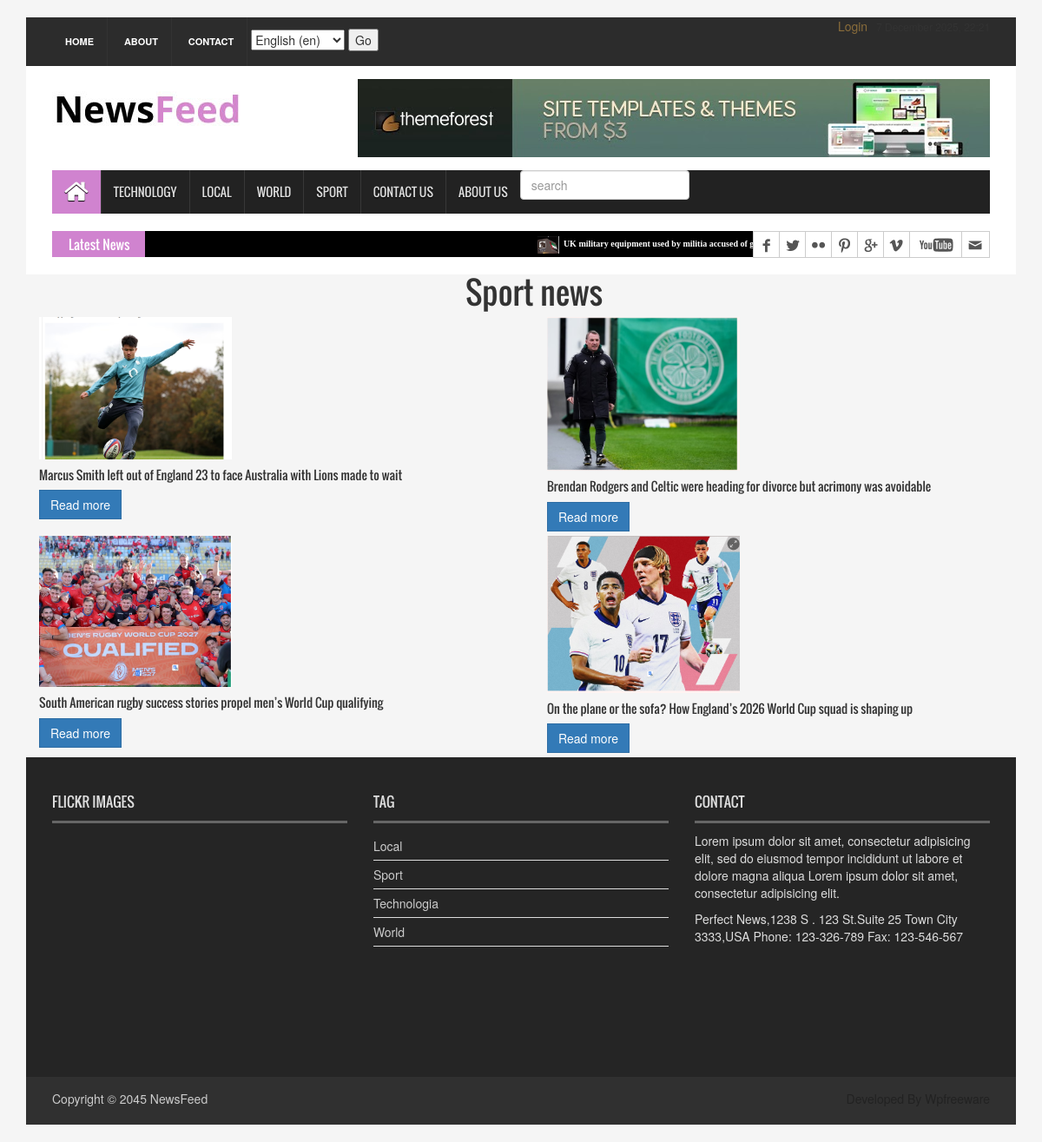
The page /sport/ on the database its author committed.
### news_app/models.py (models this page shows, shortened)
class News(models.Model):
    class Status(models.TextChoices):
        Draft = 'Dr','Draft'
        Published = 'Pb','Published'
    title = models.CharField(max_length=250)
    slug = models.SlugField(max_length=250)
    body = models.TextField()
    image = models.ImageField(upload_to='news/images')
    category = models.ForeignKey(Category,
                                 on_delete=models.CASCADE)
    publish_time=models.DateTimeField(default=timezone.now)
    created_time=models.DateTimeField(auto_now_add=True)
    updated_time=models.DateTimeField(auto_now=True)
    status = models.CharField(max_length=2,choices=Status.choices, default=Status.Draft)
    objects = models.Manager()
    published = PublishedManager()
    class Meta:
        ordering = ['-publish_time']
    def get_absolute_url(self):
        return reverse('news_detail', args={self.slug})

class Category(models.Model):
    name = models.CharField(max_length=150)

### news_app/views.py (the view)
# urls.py: path('sport/',SportNewsView.as_view(), name='sport_news'),
class SportNewsView(ListView):
    model = News
    template_name = 'news/sport_news.html'
    context_object_name = 'sport_news'
    def get_queryset(self):
        news=News.published.all().filter(category__name="Sport")
        return news

### news_app/context_processor.py (called while the page is built)
def latest_news(request):
    category_news = Category.objects.all()
    latest_news = News.published.all().order_by('-publish_time')[:10]
    context = {"latest_news": latest_news, "category_news": category_news}
    return context

### news_app/models.py (called while the page is built)
    def get_queryset(self):
        return super().get_queryset().filter(status=News.Status.Published)

### templates/news/sport_news.html (shortened to what this page needs)
{% extends 'news/base.html' %}
{% load static %}
{% block content %}
<div class="container py-5">
<h1 class="text-center mb-4">Sport news </h1>
<div class="row g-4">
   {% for news in sport_news %}
    <div class="col-nd-4 col-sm-6 col-12">
    <div class="card h-100 shadow-sm border-0 rounded-4 overflow-hidden">
            <a href="{{ news.get_absolute_url }}">
            <img src="{{ news.image.url }}" class="card-ing-top" alt="{{ news.title }}" style="width: 40%" >
            </a>
        <div class="card-body d-flex flex-column justify-content-between">
            <h5 class="card-title text-dark fw-bold"> {{ news.title }}</h5>
            <a href="{{ news.get_absolute_url }}" class="btn btn-primary w-100 mt-2 rounded-pill"> Read more</a>
        </div>
    </div>
    </div>
       {% empty %}
       <p class="text-center text-muted"> No more available yet.</p>
    {% endfor %}
</div>
</div>
{% endblock content %}

### templates/news/base.html (shortened to what this page needs)
{% load static %}
{% load i18n %}
<!DOCTYPE html>
<html>
<head>
<link rel="stylesheet" href="https://cdnjs.cloudflare.com/ajax/libs/font-awesome/6.5.0/css/all.min.css">
<link rel="stylesheet" href="https://cdn.jsdelivr.net/npm/bootstrap-icons@1.11.3/font/bootstrap-icons.css">
<link rel="stylesheet" type="text/css" href="{% static 'css/bootstrap.min.css' %}">
<link rel="stylesheet" type="text/css" href="{% static 'css/font-awesome.min.css'  %}">
<link rel="stylesheet" type="text/css" href="{% static 'css/animate.css' %}">
<link rel="stylesheet" type="text/css" href=" {% static 'css/font.css' %}">
<link rel="stylesheet" type="text/css" href="{% static 'css/li-scroller.css' %}">
<link rel="stylesheet" type="text/css" href=" {%static 'css/slick.css'%}">
<link rel="stylesheet" type="text/css" href="{% static 'css/jquery.fancybox.css' %}">
<link rel="stylesheet" type="text/css" href="{% static 'css/theme.css'%}">
<link rel="stylesheet" type="text/css" href="{%static 'css/style.css'%}">
</head>
<body>
<div class="container">
  <header id="header">
    <div class="row">
      <div class="col-lg-12 col-md-12 col-sm-12">
        <div class="header_top">
          <div class="header_top_left">
            <ul class="top_nav">
              <li><a href="{% url 'home_page' %}">Home</a></li>
              <li><a href="{% url 'about' %}">About</a></li>
              <li><a href="{% url 'contact' %}">Contact</a></li>
            <li><form action="{% url 'set_language' %}" method="post">{% csrf_token %}
                    <select name="language">
                        {% get_current_language as LANGUAGE_CODE %}
                        {% get_available_languages as LANGUAGES %}
                        {% get_language_info_list for LANGUAGES as languages %}
                        {% for language in languages %}
                            <option value="{{ language.code }}"{% if language.code == LANGUAGE_CODE %} selected{% endif %}>
                                {{ language.name_local }} ({{ language.code }})
                            </option>
                        {% endfor %}
                    </select>
                    <input type="submit" value="Go">
            </form></li>
            </ul>
          </div>
                     <div class="header_top_right d-flex align-items-center justify-content-end flex-wrap gap-3">
              {% if request.user.is_authenticated %}
                <div class="d-flex align-items-center gap-3 flex-wrap">
                  <a href="{% url 'user_profile' %}"
                     class="text-warning text-decoration-none fw-semibold">
                     My profile
                  </a>
                  <form action="{% url 'logout' %}" method="post" class="m-0">
                    {% csrf_token %}
                    <button type="submit"
                            class="btn btn-sm btn-outline-danger rounded-pill px-3 py-1">
                      Logout
                    </button>
                  </form>
                </div>
              {% else %}
                <a href="{% url 'login' %}"
                   class="text-warning text-decoration-none fw-semibold">
                   Login
                </a>
              {% endif %}
              <span class="text-light small ms-3">{% now "j F Y, H:i" %}</span>
            </div>
        </div>
      </div>
      <div class="col-lg-12 col-md-12 col-sm-12">
        <div class="header_bottom">
          <div class="logo_area"><a href="{% url 'home_page' %}" class="logo"><img src="{% static 'images/logo.jpg' %}" alt=""></a></div>
          <div class="add_banner"><a href="#"><img src=" {% static 'images/addbanner_728x90_V1.jpg' %}" alt=""></a></div>
        </div>
      </div>
    </div>
  </header>
  <section id="navArea">
    <nav class="navbar navbar-inverse" role="navigation">
      <div id="navbar" class="navbar-collapse collapse">
        <ul class="nav navbar-nav main_nav">
          <li class="active"><a href="{% url 'home_page' %}"><span class="fa fa-home desktop-home"></span><span class="mobile-show">Home</span></a></li>
          <li><a href="{% url 'tecno_news' %}">Technology</a></li>
          <li><a href="{% url 'local_news' %}">Local</a></li>
          <li><a href="{% url 'world_news' %}">World</a></li>
            <li><a href="{% url 'sport_news' %}">Sport</a></li>
          <li><a href="{% url 'contact' %}">Contact Us</a></li>
          <li><a href="{% url 'about' %}">About Us</a></li>
            <li> <form method="get" action="{% url 'searchresult' %}">
                <input type="search" name="q" placeholder="search" class="form-control">
            </form> </li>
        </ul>
      </div>
    </nav>
  </section>
  <section id="newsSection">
    <div class="row">
      <div class="col-lg-12 col-md-12">
        <div class="latest_newsarea"> <span>Latest News</span>
          <ul id="ticker01" class="news_sticker">
              {% for news in latest_news %}
            <li><a href="#"><img src="{{ news.image.url }}" alt="">{{ news.title }}</a></li>
               {% endfor %}
          </ul>
          <div class="social_area">
            <ul class="social_nav">
              <li class="facebook"><a href="#"></a></li>
              <li class="twitter"><a href="#"></a></li>
              <li class="flickr"><a href="#"></a></li>
              <li class="pinterest"><a href="#"></a></li>
              <li class="googleplus"><a href="#"></a></li>
              <li class="vimeo"><a href="#"></a></li>
              <li class="youtube"><a href="#"></a></li>
              <li class="mail"><a href="#"></a></li>
            </ul>
          </div>
        </div>
      </div>
    </div>
  </section>
{% block content %}
{% endblock content %}
<footer id="footer">
    <div class="footer_top">
      <div class="row">
        <div class="col-lg-4 col-md-4 col-sm-4">
          <div class="footer_widget wow fadeInLeftBig">
            <h2>Flickr Images</h2>
          </div>
        </div>
        <div class="col-lg-4 col-md-4 col-sm-4">
          <div class="footer_widget wow fadeInDown">
            <h2>Tag</h2>
            <ul class="tag_nav">
                {% for category in category_news %}
              <li><a href="#"> {{ category.name }}</a></li>
             {% endfor %}
            </ul>
          </div>
        </div>
        <div class="col-lg-4 col-md-4 col-sm-4">
          <div class="footer_widget wow fadeInRightBig">
            <h2>Contact</h2>
            <p>Lorem ipsum dolor sit amet, consectetur adipisicing elit, sed do eiusmod tempor incididunt ut labore et dolore magna aliqua Lorem ipsum dolor sit amet, consectetur adipisicing elit.</p>
            <address>
            Perfect News,1238 S . 123 St.Suite 25 Town City 3333,USA Phone: 123-326-789 Fax: 123-546-567
            </address>
          </div>
        </div>
      </div>
    </div>
    <div class="footer_bottom">
      <p class="copyright">Copyright &copy; 2045 <a href="index.html">NewsFeed</a></p>
      <p class="developer">Developed By Wpfreeware</p>
    </div>
  </footer>
</div>
</body>

### static/css/li-scroller.css (style rules this page uses)
ul.newsticker { position:relative; left:750px; font:bold 10px Verdana; list-style-type:none; margin:0; padding:0 }
ul.newsticker li { float:left; margin:0; padding:0 }
ul.newsticker a { white-space:nowrap; padding:0; color:#fff; margin:0 50px 0 0 }
ul.newsticker a > img { height:20px; margin-right:5px; width:25px }

### static/css/theme.css (style rules this page uses)
.navbar-inverse .navbar-nav > .active > a, .navbar-inverse .navbar-nav > .active > a:hover, .navbar-inverse .navbar-nav > .active > a:focus { background-color:#d083cf }
.latest_newsarea span { background:none repeat scroll 0 0 #d083cf }

### rows shown on the page
News: image (picture), title "UK military equipment used by militia accused of genocide found in Sudan, UN told"
News: image (picture), title "Marcus Smith left out of England 23 to face Australia with Lions made to wait"
News: image (picture), title "Brendan Rodgers and Celtic were heading for divorce but acrimony was avoidable"
News: image (picture), title "South American rugby success stories propel men’s World Cup qualifying"
News: image (picture), title "On the plane or the sofa? How England’s 2026 World Cup squad is shaping up"
Category: name "Local"
Category: name "Sport"
Category: name "Technologia"
Category: name "World"

### other values the page prints
form field language "English (en)"
